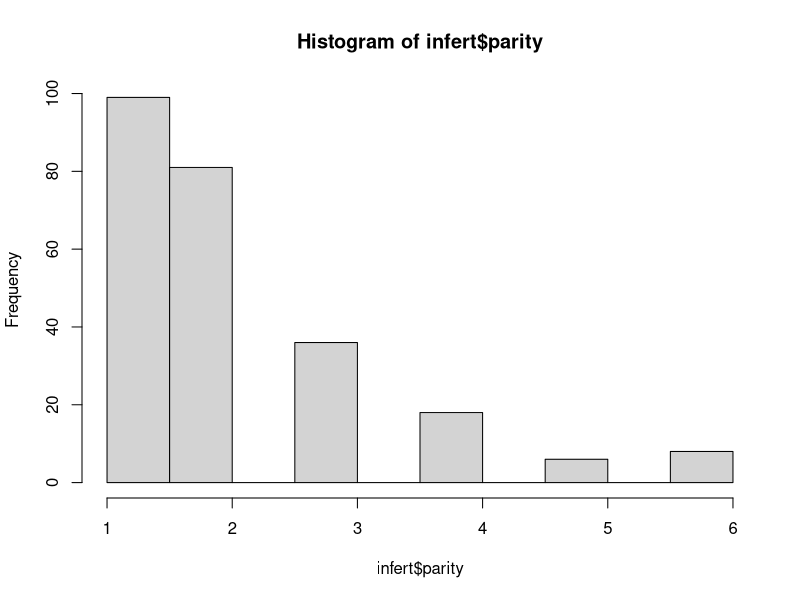
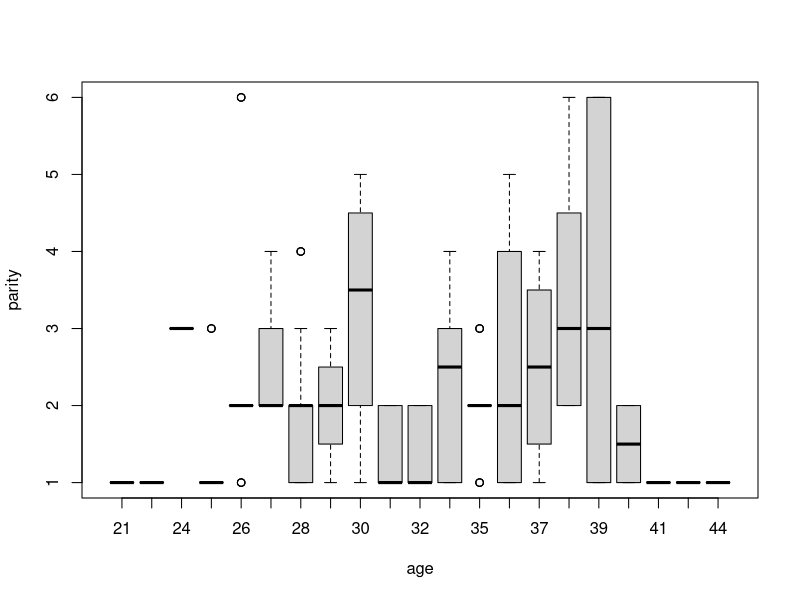
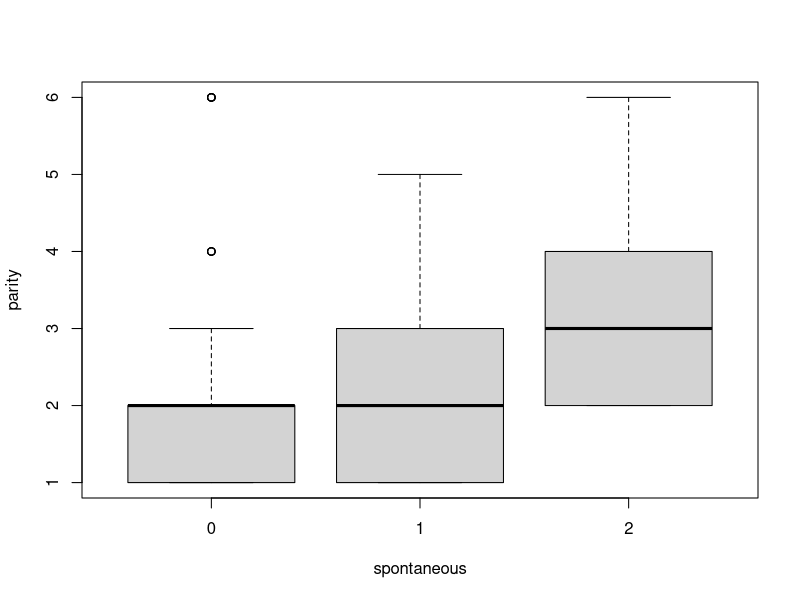
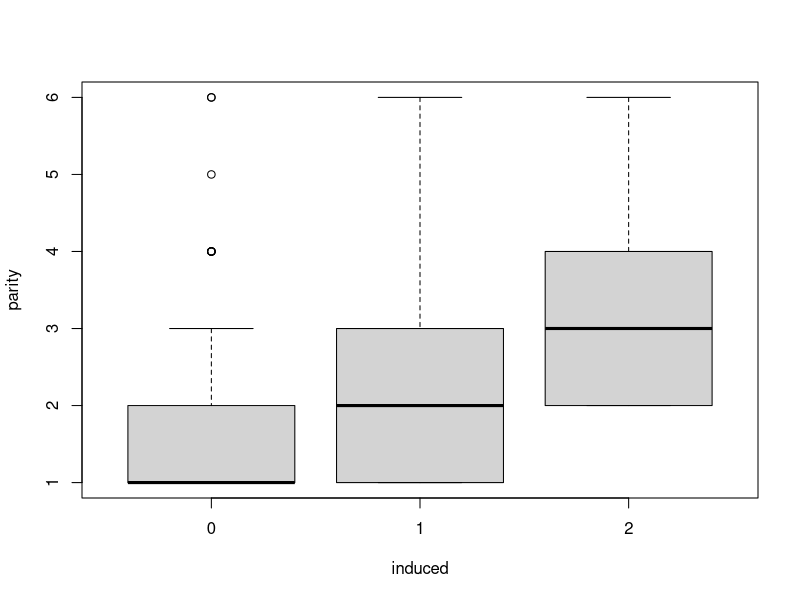

Reproduce these figures in R, in order. (Note: this script raises an error after producing the figures.)
dim(infert)
str(infert)
summary(infert)
hist(infert$parity)

boxplot(parity ~ age, data = infert)
boxplot(parity ~ spontaneous, data = infert)
boxplot(parity ~ induced, data = infert)


infert1 <- as.data.table(infert)
infert1 <- infert1[age < 41]
infert1 <- infert1[age > 26]
infert1 <- infert1[parity < 5]
boxplot(parity ~ age, data = infert1)

fit <- aov(parity ~ age * induced, data = infert1)
summary(fit)

par(mfrow = c(2,2))
plot(fit)
par(mfrow = c(1,1))

# null is that the distribution is normal, alternative is that it's not normal
shapiro.test(residuals(fit))
hist(residuals(fit))

shapiro.test(infert1$parity)
hist(infert1$parity)

interaction.plot(x.factor = infert1$age,
                 trace.factor = infert1$induced, 
                 response = infert1$parity,
                 fun = mean, 
                 type = "b",  # shows each point
                 main = "Interaction Plot",
                 legend = TRUE)


library(car)

leveneTest(infert1$parity ~ infert1$induced)

summary(lm(abs(model$res) ~ infert1$age))
summary(lm(abs(model$res) ~ infert1$induced))
par(mfrow = c(2,2))
plot(lm(abs(model$res) ~ infert1$age))
plot(lm(abs(model$res) ~ infert1$induced))
par(mfrow = c(1,1))

